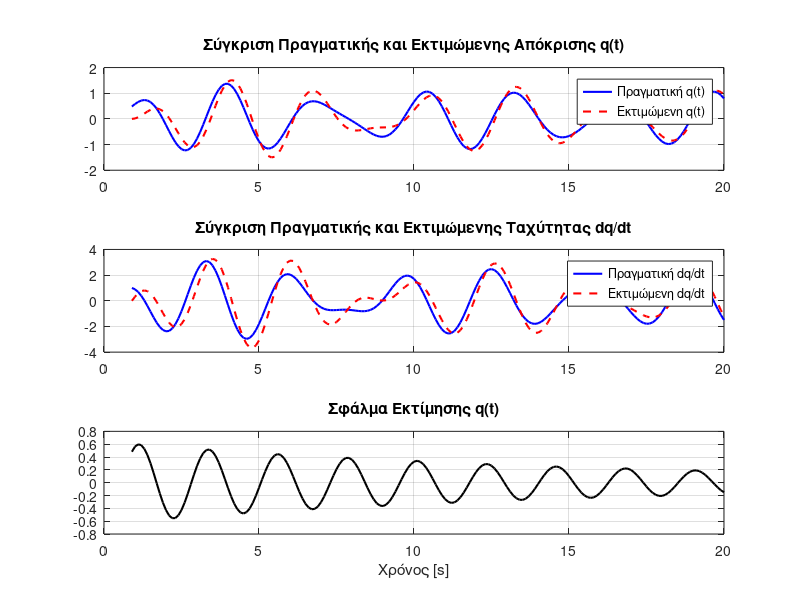

The MATLAB script that drew this image:
% Καθαρισμός workspace
clc; clear; close all;

% Πραγματικές Παράμετροι Συστήματος
m_true = 0.75;      % Μάζα [kg]
L_true = 1.25;      % Μήκος [m]
c_true = 0.15;      % Συντελεστής απόσβεσης [N·m·s]
g = 9.81;           % Επιτάχυνση βαρύτητας [m/s²]
A0 = 4;             % Πλάτος εισόδου [N·m]
omega = 2;          % Συχνότητα εισόδου [rad/s]
Ts = 0.1;           % Περίοδος δειγματοληψίας [s]

% Προσομοίωση Συστήματος με ODE45 (Γραμμικοποιημένο μοντέλο)
A = [0 1; 
    -g/L_true -c_true/(m_true*L_true^2)];
B = [0; 
     1/(m_true*L_true^2)];
odefun = @(t, x) A*x + B*A0*sin(omega*t);
tspan = 0:0.001:20;  % Λεπτό βήμα για ακρίβεια
x0 = [0; 0];         % Αρχικές συνθήκες
[t, x] = ode45(odefun, tspan, x0);

% Δειγματοληψία σε Ts = 0.1 sec
t_sampled = (0:Ts:20)';
q_sampled = interp1(t, x(:,1), t_sampled, 'linear', 'extrap');
dq_sampled = interp1(t, x(:,2), t_sampled, 'linear', 'extrap');
u_sampled = A0 * sin(omega * t_sampled);

% Ορισμός Φίλτρων (με λ=1 σύμφωνα με το έγγραφο)
lambda = 1;  
s = tf('s');

% Φίλτρα για τους όρους:
% - s/(s+1)*y(t)
% - 1/(s+1)*y(t)
% - 1/(s+1)*u(t)
filter_s_over_s1 = s/(s + lambda);
filter_1_over_s1 = 1/(s + lambda);

% Υπολογισμός όρων με την τεχνική αποσύνθεσης
% 1. Υπολογισμός s*y (αριθμητική παράγωγος)
sy = gradient(q_sampled, Ts);

% 2. Υπολογισμός s/(s+1)*y (φιλτραρισμένη παράγωγος)
s_over_s1_y = lsim(filter_s_over_s1, q_sampled, t_sampled);

% 3. Τελικός όρος: s²/(s+1)*y = s*y - s/(s+1)*y
s2_over_s1_y = sy - s_over_s1_y;

% Υπολογισμός των φίλτρων για την παλινδρόμηση
phi1 = -s_over_s1_y;                     % -s/(s+1)*y
phi2 = -lsim(filter_1_over_s1, q_sampled, t_sampled);  % -1/(s+1)*y
phi3 = lsim(filter_1_over_s1, u_sampled, t_sampled);   % 1/(s+1)*u

% Διαμόρφωση προβλήματος ελαχίστων τετραγώνων
% Αφαίρεση μεταβατικού (πρώτα 10 δείγματα)
Y = s2_over_s1_y(10:end);
Phi = [phi1(10:end), phi2(10:end), phi3(10:end)];

% Επίλυση με κανονικοποίηση
theta = (Phi' * Phi + 1e-6 * eye(3)) \ (Phi' * Y);

% Ανάκτηση Φυσικών Παραμέτρων
alpha1 = theta(1);  % = c/(m*L²)
alpha2 = theta(2);  % = g/L
b1 = theta(3);      % = 1/(m*L²)

L_est = g / alpha2;
m_est = 1 / (b1 * L_est^2);
c_est = alpha1 * m_est * L_est^2;

% Εκτύπωση Αποτελεσμάτων
fprintf('=== Πραγματικές vs Εκτιμώμενες Παράμετροι ===\n');
fprintf('Πραγματικό m: %.3f kg, Εκτιμώμενο m: %.3f kg\n', m_true, m_est);
fprintf('Πραγματικό L: %.3f m, Εκτιμώμενο L: %.3f m\n', L_true, L_est);
fprintf('Πραγματικό c: %.3f N·m·s, Εκτιμώμενο c: %.3f N·m·s\n', c_true, c_est);

% Σχεδίαση Αποτελεσμάτων
figure('Position', [100, 100, 900, 600]);

% Σύγκριση q(t)
subplot(3,1,1);
plot(t_sampled(10:end), q_sampled(10:end), 'b', 'LineWidth', 1.5); hold on;
plot(t_sampled(10:end), lsim(ss(A,B,[1 0],0), u_sampled(10:end), t_sampled(10:end)), 'r--', 'LineWidth', 1.5);
title('Σύγκριση Πραγματικής και Εκτιμώμενης Απόκρισης q(t)');
legend('Πραγματική q(t)', 'Εκτιμώμενη q(t)');
grid on;

% Σύγκριση dq/dt
subplot(3,1,2);
plot(t_sampled(10:end), dq_sampled(10:end), 'b', 'LineWidth', 1.5); hold on;
plot(t_sampled(10:end), lsim(ss(A,B,[0 1],0), u_sampled(10:end), t_sampled(10:end)), 'r--', 'LineWidth', 1.5);
title('Σύγκριση Πραγματικής και Εκτιμώμενης Ταχύτητας dq/dt');
legend('Πραγματική dq/dt', 'Εκτιμώμενη dq/dt');
grid on;

% Σφάλμα εκτίμησης
subplot(3,1,3);
error = q_sampled(10:end) - lsim(ss(A,B,[1 0],0), u_sampled(10:end), t_sampled(10:end));
plot(t_sampled(10:end), error, 'k', 'LineWidth', 1.5);
title('Σφάλμα Εκτίμησης q(t)');
xlabel('Χρόνος [s]');
grid on;